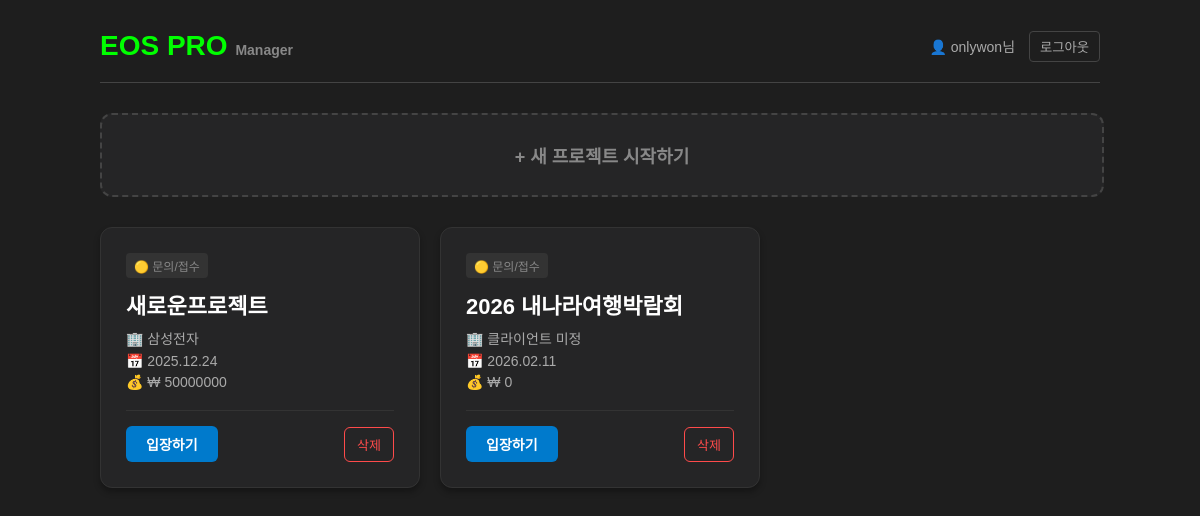
The page / (signed in) on the database its author committed.
### main/models.py (models this page shows, shortened)
class Event(models.Model):
    author = models.ForeignKey(User, on_delete=models.CASCADE)
    title = models.CharField(max_length=200, verbose_name="프로젝트명")
    client_name = models.CharField(max_length=100, verbose_name="클라이언트(발주처)", default="", blank=True)
    venue_name = models.CharField(max_length=100, verbose_name="장소명", default="", blank=True)
    budget = models.IntegerField(default=0, verbose_name="총 예산(원)")
    expected_cost = models.IntegerField(default=0, verbose_name="예상 지출(비용)")
    status = models.CharField(max_length=20, choices=STATUS_CHOICES, default='inquiry', verbose_name="진행 상태")
    date = models.DateField(verbose_name="행사일")
    created_at = models.DateTimeField(auto_now_add=True)
    event_type = models.CharField(max_length=20, choices=TYPE_CHOICES_EVENT, default='event', verbose_name="행사 유형")
    venue_width = models.FloatField(default=20.0, verbose_name="공간 가로(m)")
    venue_depth = models.FloatField(default=40.0, verbose_name="공간 깊이(m)")
    venue_height = models.FloatField(default=5.0, verbose_name="천고(m)")
    has_stage = models.BooleanField(default=True, verbose_name="[장비] 무대 사용")
    stage_width = models.FloatField(default=14.4, verbose_name="무대 가로(m)")
    stage_depth = models.FloatField(default=4.8, verbose_name="무대 깊이(m)")
    stage_height = models.FloatField(default=0.9, verbose_name="무대 높이(m)")
    table_gap = models.FloatField(default=3.0, verbose_name="객석 간격(m)")
    seating_type = models.CharField(max_length=20, choices=SEATING_CHOICES, default='banquet', verbose_name="객석 배치 유형")
    has_virgin_road = models.BooleanField(default=False, verbose_name="버진로드 포함")
    has_foh = models.BooleanField(default=True, verbose_name="FOH(콘솔) 배치")
    has_sound = models.BooleanField(default=True, verbose_name="[장비] 음향 사용")
    has_lighting = models.BooleanField(default=True, verbose_name="[장비] 조명 사용")
    has_screen = models.BooleanField(default=False, verbose_name="[장비] 영상 사용")
    has_booth = models.BooleanField(default=False, verbose_name="[시설] 전시 부스")
    has_print = models.BooleanField(default=False, verbose_name="[제작] 인쇄물")

### main/views.py (the view)
# urls.py: path('', views.index, name='index'),
@login_required
def index(request):
    events = Event.objects.filter(author=request.user).order_by('-created_at')
    return render(request, 'main/index.html', {'events': events})

### main/templates/main/index.html (shortened to what this page needs)
<!DOCTYPE html>
<html lang="ko">
<head>
</head>
<body>
    <div class="container">
        <div class="header">
            <h1>EOS PRO <span style="font-size:14px; color:#888;">Manager</span></h1>
            <div class="user-info">
                {% if user.is_authenticated %}
                    👤 {{ user.username }}님
                    <form action="{% url 'logout' %}" method="post" style="display:inline;">
                        <button type="submit" class="btn-logout">로그아웃</button>
                    </form>
                {% else %}
                    <a href="{% url 'login' %}" style="color:#00ff00;">로그인 필요</a>
                {% endif %}
            </div>
        </div>
        <a href="{% url 'event_create' %}" class="btn-new">+ 새 프로젝트 시작하기</a>
        <div class="grid">
            {% for event in events %}
            <div class="card">
                <span class="badge {% if event.status == 'onsite' or event.status == 'confirmed' %}active{% endif %}">
                    {{ event.get_status_display }}
                </span>
                <a href="{% url 'detail' event.id %}" class="card-title">{{ event.title }}</a>
                <div class="card-meta">🏢 {{ event.client_name|default:"클라이언트 미정" }}</div>
                <div class="card-meta">📅 {{ event.date|date:"Y.m.d" }}</div>
                <div class="card-meta">💰 ₩ {{ event.budget }}</div>
                <div class="action-area">
                    <a href="{% url 'detail' event.id %}" class="btn-go">입장하기</a>
                    <form action="{% url 'event_delete' event.id %}" method="post" onsubmit="return confirm('❗ 정말 삭제하시겠습니까? \n복구할 수 없습니다.');">
                        <button type="submit" class="btn-del">삭제</button>
                    </form>
                </div>
            </div>
            {% empty %}
            <p style="color:#666; text-align:center; grid-column:span 3; padding: 50px;">
                진행 중인 프로젝트가 없습니다.<br>새 프로젝트를 시작해보세요!
            </p>
            {% endfor %}
        </div>
    </div>
</body>
</html>

### main/templates/main/index.html (style rules this page uses)
body { background-color: #1e1e1e; color: #e0e0e0; font-family: 'Suit', sans-serif; padding: 30px; margin: 0; }
.container { max-width: 1000px; margin: 0 auto; }
.header { display: flex; justify-content: space-between; align-items: center; margin-bottom: 30px; border-bottom: 1px solid #444; padding-bottom: 20px; }
h1 { color: #00ff00; margin: 0; font-size: 28px; }
.user-info { font-size: 14px; color: #aaa; }
.btn-logout { color: #aaa; text-decoration: none; margin-left: 10px; border: 1px solid #444; padding: 5px 10px; border-radius: 4px; background: transparent; cursor: pointer; }
.grid { display: grid; grid-template-columns: repeat(auto-fill, minmax(300px, 1fr)); gap: 20px; }
.card { background-color: #252526; border-radius: 12px; padding: 25px; transition: 0.3s; box-shadow: 0 4px 6px rgba(0,0,0,0.3); position: relative; border: 1px solid #333; }
.badge { display: inline-block; padding: 4px 8px; border-radius: 4px; font-size: 12px; background: #333; color: #888; margin-bottom: 10px; }
.card-title { font-size: 22px; font-weight: bold; color: white; text-decoration: none; display: block; margin-bottom: 8px; }
.card-meta { color: #aaa; font-size: 14px; margin-bottom: 5px; display: flex; align-items: center; gap: 5px; }
.action-area { display: flex; justify-content: space-between; align-items: center; margin-top: 20px; border-top: 1px solid #333; padding-top: 15px; }
.btn-go { background: #007acc; color: white; text-decoration: none; padding: 8px 20px; border-radius: 6px; font-size: 14px; font-weight: bold; transition: 0.3s; }
.btn-del { background: transparent; color: #ff4b4b; border: 1px solid #ff4b4b; padding: 7px 12px; border-radius: 6px; cursor: pointer; font-size: 13px; transition: 0.3s; }
.btn-new { display: flex; justify-content: center; align-items: center; width: 100%; height: 80px; background: #252526; border: 2px dashed #444; color: #888; border-radius: 12px; text-decoration: none; font-size: 18px; margin-bottom: 30px; transition: 0.3s; font-weight: bold; }

### rows shown on the page
Event: status "🟡 문의/접수", title "새로운프로젝트", client_name "삼성전자", date "2025.12.24", budget "50000000"
Event: status "🟡 문의/접수", title "2026 내나라여행박람회", client_name "클라이언트 미정", date "2026.02.11", budget "0"

### other values the page prints
{{ user.username }} "onlywon"
